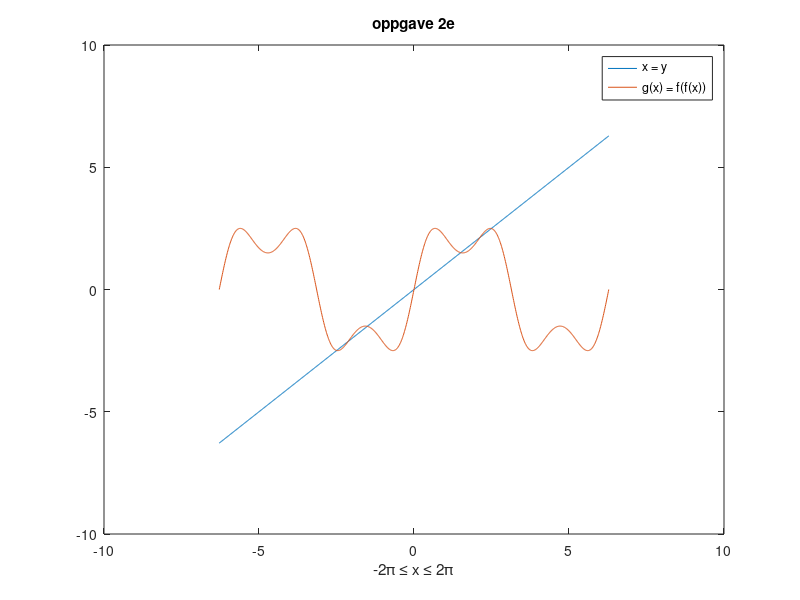

This figure's MATLAB source:
function [] = oppg2e()
N = 1000;
x = linspace(-2.*pi ,2.*pi , N);
y = x;
fx = f(x, N);
gx = f(fx, N);
plot(x, y, x, gx)
legend('x = y','g(x) = f(f(x))')
title('oppgave 2e')
xlabel('-2\pi \leq x \leq 2\pi')
end

function [ ut ] = f(x,N)
for i=1:N
ut(i)=2.5.*sin(x(i));
end
end